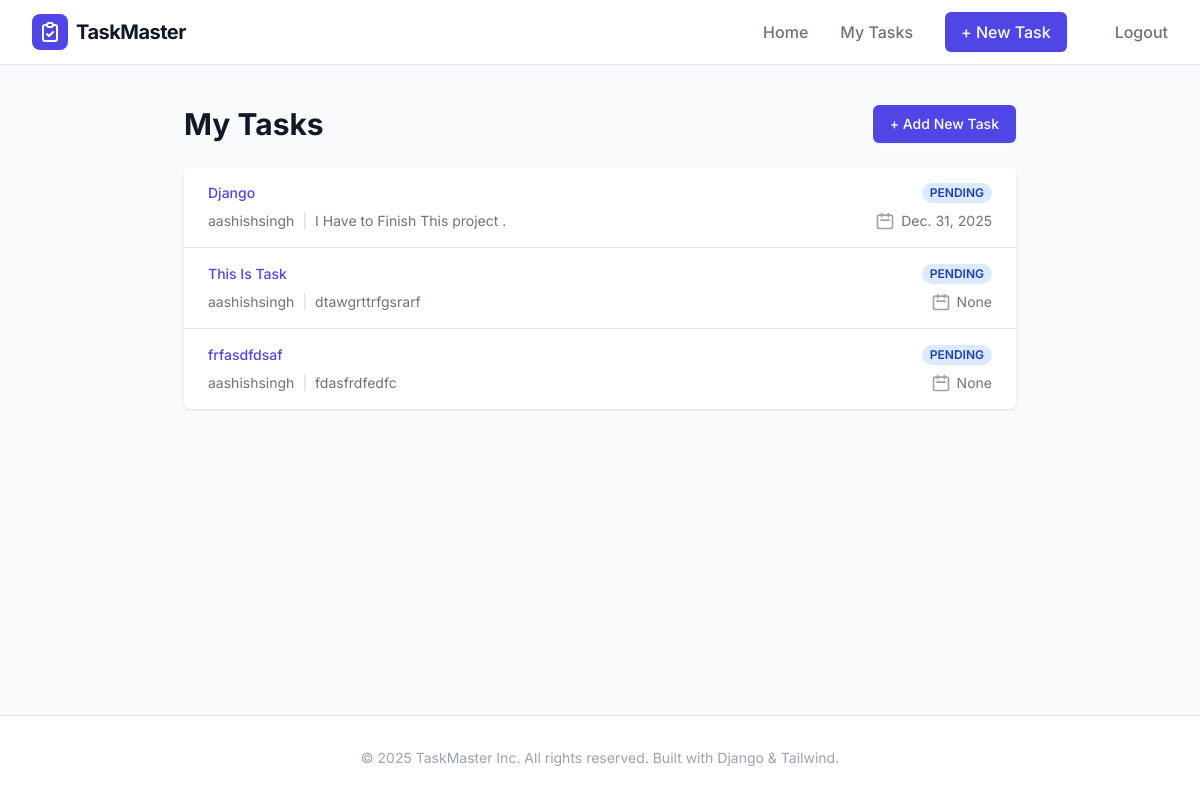
The app's page /task/ (signed in) with its own data.
### tasks/models.py (models this page shows, shortened)
class Tasks(models.Model):
    title=models.CharField(max_length=100)
    description=models.TextField()
    CHOICES=[
        ("PENDING",'Pending'),
        ('DONE','Done'),
        ('NOT_DONE','Not Done'),
    ]
    status=models.CharField(max_length=20,choices=CHOICES,default='PENDING')
    owner=models.ForeignKey(get_user_model(),on_delete=models.CASCADE)
    due_date=models.DateField(null=True,blank=True)
    """Get absolute is very useful. for the detail page if we ever
    change the url it automatically changes all the urls for it and we can use
    name.get_absolute_url in templates for easy url access
    """

### tasks/views.py (the view)
# urls.py: path('task/',TaskView.as_view(),name='task'),
class TaskView(ListView):
    model=Tasks
    template_name='task.html'
    context_object_name='tasks'
    def get_queryset(self):
        return Tasks.objects.filter(owner=self.request.user)

### Templates/task.html
{% extends 'base.html' %} {% block content %}
<div class="max-w-4xl mx-auto px-4 sm:px-6 lg:px-8 py-10">
  <div class="md:flex md:items-center md:justify-between mb-6">
    <div class="flex-1 min-w-0">
      <h2
        class="text-2xl font-bold leading-7 text-gray-900 sm:text-3xl sm:truncate"
      >
        My Tasks
      </h2>
    </div>
    <div class="mt-4 flex md:mt-0 md:ml-4">
      <a
        href="{% url 'task_create' %}"
        class="ml-3 inline-flex items-center px-4 py-2 border border-transparent rounded-md shadow-sm text-sm font-medium text-white bg-indigo-600 hover:bg-indigo-700 focus:outline-none focus:ring-2 focus:ring-offset-2 focus:ring-indigo-500"
      >
        + Add New Task
      </a>
    </div>
  </div>
  <div class="bg-white shadow overflow-hidden sm:rounded-md">
    <ul class="divide-y divide-gray-200">
      {% for task in tasks %}
      <li class="hover:bg-gray-50 transition duration-150 ease-in-out">
        <a
          href="{% url 'task_detail' task.pk %}"
          class="block focus:outline-none"
        >
          <div class="px-4 py-4 sm:px-6">
            <div class="flex items-center justify-between">
              <p class="text-sm font-medium text-indigo-600 truncate">
                {{ task.title }}
              </p>
              <div class="ml-2 flex-shrink-0 flex">
                <p
                  class="px-2 inline-flex text-xs leading-5 font-semibold rounded-full bg-blue-100 text-blue-800"
                >
                  {{ task.status }}
                </p>
              </div>
            </div>
            <div class="mt-2 sm:flex sm:justify-between">
              <div class="sm:flex">
                <p class="flex items-center text-sm text-gray-500">
                  {{ task.owner }}
                  <span class="mx-2 text-gray-300">|</span>
                  {{ task.description }}
                </p>
              </div>
              <div class="mt-2 flex items-center text-sm text-gray-500 sm:mt-0">
                <svg
                  class="flex-shrink-0 mr-1.5 h-5 w-5 text-gray-400"
                  fill="none"
                  viewBox="0 0 24 24"
                  stroke="currentColor"
                >
                  <path
                    stroke-linecap="round"
                    stroke-linejoin="round"
                    stroke-width="2"
                    d="M8 7V3m8 4V3m-9 8h10M5 21h14a2 2 0 002-2V7a2 2 0 00-2-2H5a2 2 0 00-2 2v12a2 2 0 002 2z"
                  />
                </svg>
                <p>
                  {{ task.due_date }}
                </p>
              </div>
            </div>
          </div>
        </a>
      </li>
      {% empty %}
      <li class="px-4 py-8 text-center text-gray-500">No tasks available.</li>
      {% endfor %}
    </ul>
  </div>
</div>
{% endblock %}

### Templates/base.html (style rules this page uses)
body { font-family: 'Inter', sans-serif; }

### records on screen
Tasks: title "Django", status "PENDING", owner "aashishsingh", description "I Have to Finish This project .", due_date "Dec. 31, 2025"
Tasks: title "This Is Task", status "PENDING", owner "aashishsingh", description "dtawgrttrfgsrarf", due_date "None"
Tasks: title "frfasdfdsaf", status "PENDING", owner "aashishsingh", description "fdasfrdfedfc", due_date "None"
